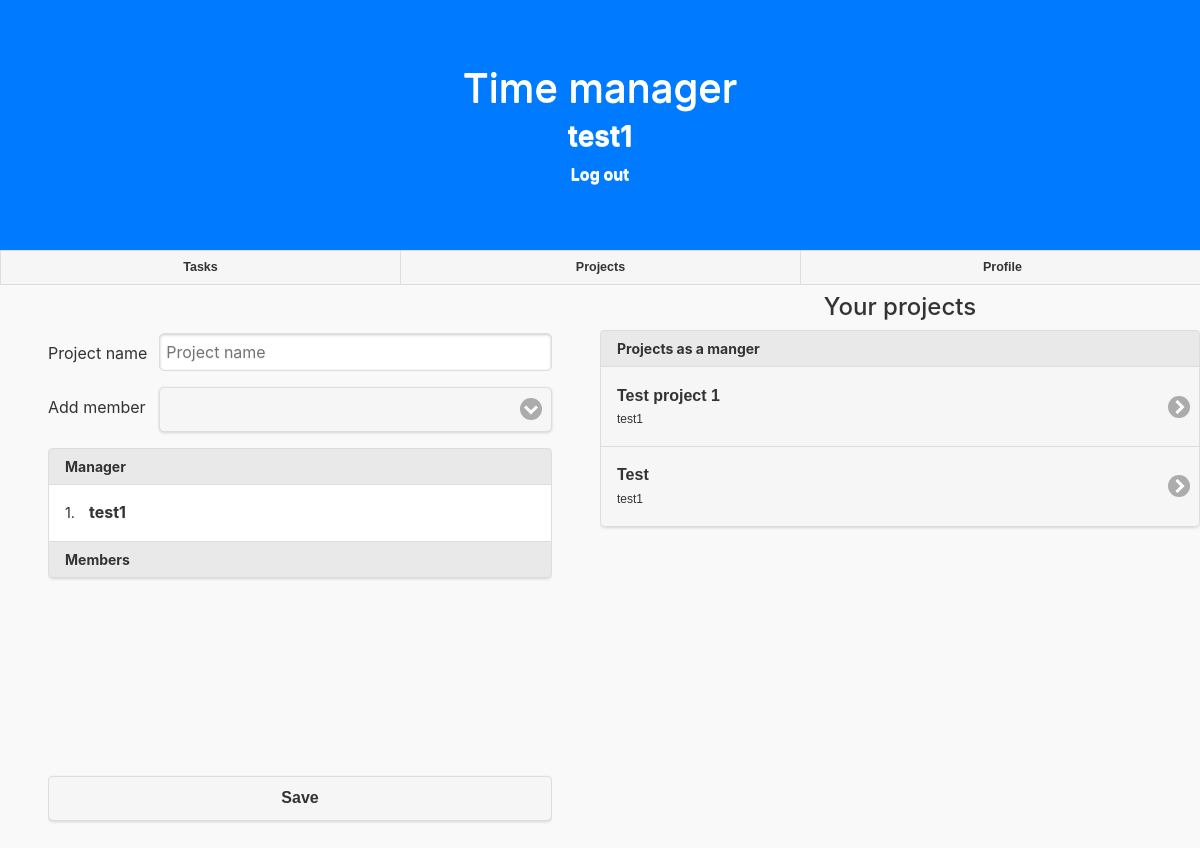
Screenshot of /project (signed in) with the database file from the repository.
### timetracker/models.py (models this page shows)
class User(AbstractUser):
    name=models.CharField(max_length=128,default='')
    surname=models.CharField(max_length=128,default='')
    pass

class Project(models.Model):
    manager=models.ForeignKey(User, on_delete=models.CASCADE)
    name=models.CharField(max_length=128)

### timetracker/views.py (the view)
# urls.py: path("project",views.project_view,name="project"),
@login_required
def project_view(request):
    if request.user.is_authenticated:
        users=User.objects.exclude(username=request.user.username)
        projects_manager=Project.objects.filter(manager=request.user)
        projects=UserProjects.objects.filter(worker=request.user,manager=False)
        return render(request, "timetracker/projects.html",{
                "projects_manager":projects_manager,
                "projects":projects,
                "users":users
            })
    else:
        return HttpResponseRedirect(reverse("login"))

### timetracker/templates/timetracker/projects.html (shortened to what this page needs)
{% extends "timetracker/layout.html" %} {% block body %}
<div class="ui-grid-a">
    <div class="ui-block-a">
        {% include 'timetracker/forms/form_project.html' %}
    </div>
    <div class="ui-block-b">
        <h4 class="text-center m-2">
            Your projects
        </h4>
        <div class="projects_list">
            <ul data-role="listview" data-inset="true">
                {% if projects_manager%}
                <li data-role="list-divider">Projects as a manger</li>
                {%endif%} {% for project in projects_manager%}
                <li>
                    <a href="/edit_project/{{project.id}}" target="_top">
                        <h5>{{project.name}}</h5>
                        <p>{{project.manager}}</p>
                    </a>
                </li>
                {%endfor%}
            </ul>
        </div>
    </div>
</div>
{% endblock %}

### timetracker/templates/timetracker/layout.html (shortened to what this page needs)
{% load static %}
<!DOCTYPE html>
<html lang="es">
<head>
    <link type="text/css" href="{% static 'timetracker/styles.css' %}" rel="stylesheet">
    <link type="text/css" href="{% static 'timetracker/jquery.mobile-1.4.5/jquery.mobile-1.4.5.min.css' %}" rel="stylesheet">
    <link type="text/css" href="{% static 'timetracker/jquery.mobile-1.4.5/jquery.mobile.icons-1.4.5.min.css' %}" rel="stylesheet">
    <link type="text/css" href="{% static 'timetracker/bootstrap.min.css' %}" rel="stylesheet">
</head>
<body>
    <div data-role="page">
        <div class="jumbotron text-white bg-primary m-0 rounded-0">
            <h1 class="text-center " onclick="window.open('index','_top')"> Time manager</h1>
            {% if user.is_authenticated%}
            <h3 class="text-center text-white"><a class="text-white" href="#"> {{request.user}}</a></h3>
            <div class="text-center text-white">
                <a class="text-white" href="{% url 'logout' %}" target="_top"> Log out</a>
            </div>
            {% else%} {% if not login%}
            <div class="text-center text-white">
                <a class="mr-5 text-white" href="{% url 'login' %}" target="_top"> Log in</a>
                <a class="text-white" href="{% url 'register' %}" target="_top"> Register</a>
            </div>{%endif%}{%endif%}
        </div>
        {% if not login%}
        <div data-role="navbar" class="ui-content p-0">
            <ul>
                <li><a href="{% url 'index' %}" target="_top">Tasks</a></li>
                <li><a href="{% url 'project' %}" target="_top">Projects</a></li>
                <li><a href="{% url 'profile' %}" target="_top">Profile</a></li>
            </ul>
        </div>
        {%endif%} {% block body %} {% endblock %}
    </div>
</body>
</html>

### timetracker/templates/timetracker/forms/form_project.html (shortened to what this page needs)
<div class="m-5">
    <form method="post">
        <div class="form-group ">
            <div class="ui-field-contain">
                <label class="text-left">Project name</label>
                <input id="project_name" type="text" placeholder="Project name">
            </div>
        </div>
        <div class="form-group">
            <div class="ui-field-contain">
                <label class="text-left">Add member</label>
            </div>
        </div>
        <div class="tasks_done">
            <ol id="project_members" data-role="listview" data-inset="true">
                <li data-role="list-divider">Manager</li>
                {% if project %}
                <li data-icon="delete" style="font-weight: bold;" data-manager="true">
                    <h1>{{ project.project.manager}} </h1>
                </li>
                {%else%}
                <li data-icon="delete" style="font-weight: bold;" data-manager="true">
                    <h1>{{request.user}}</h1>
                </li>
                {%endif%}
                <li data-role="list-divider">Members</li>
            </ol>
        </div>
    </form>
    <div class="ui-grid-a">
        {%if project%} {%if project.project.manager == request.user%}
        <div class="ui-block-a p-2 ">
            <button type="button" data-projectid="{{project.project.id}}" onclick="editProject();" data-option="delete">Delete</button>
        </div>
        <div class="ui-block-b p-2 ">
            <button type="button" data-projectid="{{project.project.id}}" onclick="editProject();" data-option="save">Save</button>
        </div>
        {%endif%} {%else%}
        <button type="button" onclick="saveProject();" data-option="save">Save</button> {%endif%}
    </div>
</div>

### timetracker/static/timetracker/styles.css (style rules this page uses)
.ui-content { padding: 0%; }
.tasks_done { height: 40vh; overflow: scroll; }
.projects_list { height: 60vh; overflow: scroll; }

### rows the page displays
User: user "test1"
Project: name "Test project 1", manager "test1"
Project: name "Test", manager "test1"
